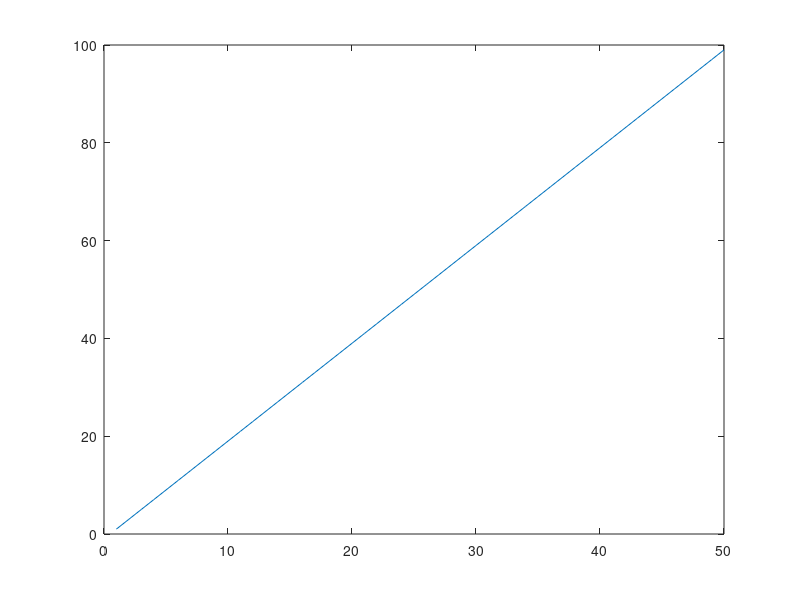

Write MATLAB code to recreate this figure. (Note: this script raises an error after producing the figure.)
filepath = "data/outputs/HPA/";
mkdir(filepath);
a = [1:2:100];


h = figure;

plot(a);
set(h,"position",[0,0,1080,1920]);
saveas(h,filepath+"hello",'jpg')